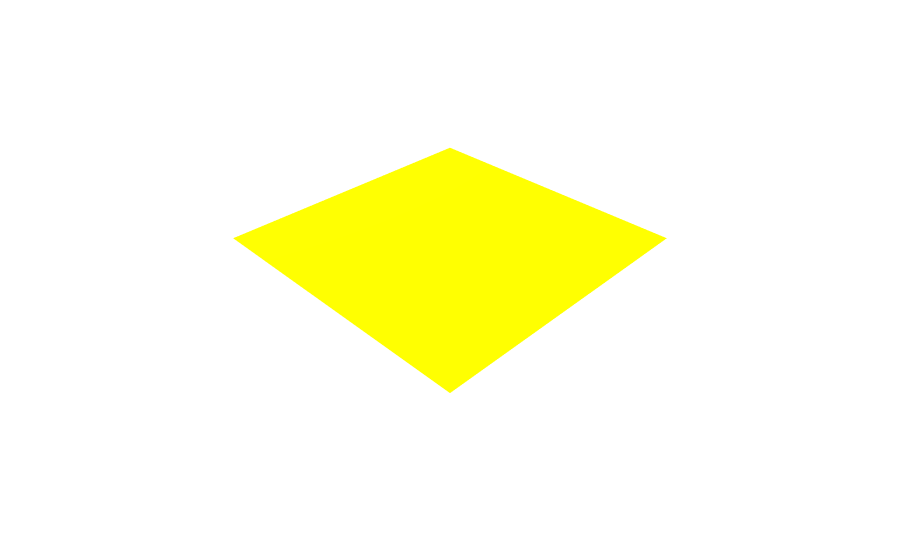

Notebook cell for this chart:
### Code cell
import numpy as np
import plotly.graph_objects as go

# Create a 3x3x3 cube
cube = np.ones((3, 3, 3), dtype=bool)

# Define colors for each face
colors = {
    "front": "white",
    "back": "yellow",
    "left": "red",
    "right": "orange",
    "bottom": "blue",
    "top": "green"
}

# Create a plotly figure
fig = go.Figure()

# Function to add a colored face to the cube
def add_face(x, y, z, color):
    fig.add_trace(go.Mesh3d(
        x=x, y=y, z=z,
        color=color,
        opacity=1,
        flatshading=True
    ))

# Front face
for i in range(3):
    for j in range(3):
        add_face([i, i+1, i+1, i], [j, j, j+1, j+1], [0, 0, 0, 0], colors["front"])

# Back face
for i in range(3):
    for j in range(3):
        add_face([i, i+1, i+1, i], [j, j, j+1, j+1], [2, 2, 2, 2], colors["back"])

# Left face
for i in range(3):
    for j in range(3):
        add_face([0, 0, 0, 0], [i, i+1, i+1, i], [j, j, j+1, j+1], colors["left"])

# Right face
for i in range(3):
    for j in range(3):
        add_face([2, 2, 2, 2], [i, i+1, i+1, i], [j, j, j+1, j+1], colors["right"])

# Bottom face
for i in range(3):
    for j in range(3):
        add_face([i, i+1, i+1, i], [0, 0, 0, 0], [j, j, j+1, j+1], colors["bottom"])

# Top face
for i in range(3):
    for j in range(3):
        add_face([i, i+1, i+1, i], [2, 2, 2, 2], [j, j, j+1, j+1], colors["top"])

# Update the layout of the figure
fig.update_layout(
    scene=dict(
        xaxis=dict(visible=False),
        yaxis=dict(visible=False),
        zaxis=dict(visible=False)
    ),
    margin=dict(r=0, l=0, b=0, t=0)
)

# Show the plot
fig.show()

### Figure 1 — Plotly figure (JSON) as saved in the notebook; plotly's stock layout.template omitted (floating-point values rounded to 4 significant figures)
{"data": [{"color": "white", "flatshading": true, "opacity": 1, "type": "mesh3d", "x": [0, 1, 1, 0], "y": [0, 0, 1, 1], "z": [0, 0, 0, 0]}, {"color": "white", "flatshading": true, "opacity": 1, "type": "mesh3d", "x": [0, 1, 1, 0], "y": [1, 1, 2, 2], "z": [0, 0, 0, 0]}, {"color": "white", "flatshading": true, "opacity": 1, "type": "mesh3d", "x": [0, 1, 1, 0], "y": [2, 2, 3, 3], "z": [0, 0, 0, 0]}, {"color": "white", "flatshading": true, "opacity": 1, "type": "mesh3d", "x": [1, 2, 2, 1], "y": [0, 0, 1, 1], "z": [0, 0, 0, 0]}, {"color": "white", "flatshading": true, "opacity": 1, "type": "mesh3d", "x": [1, 2, 2, 1], "y": [1, 1, 2, 2], "z": [0, 0, 0, 0]}, {"color": "white", "flatshading": true, "opacity": 1, "type": "mesh3d", "x": [1, 2, 2, 1], "y": [2, 2, 3, 3], "z": [0, 0, 0, 0]}, {"color": "white", "flatshading": true, "opacity": 1, "type": "mesh3d", "x": [2, 3, 3, 2], "y": [0, 0, 1, 1], "z": [0, 0, 0, 0]}, {"color": "white", "flatshading": true, "opacity": 1, "type": "mesh3d", "x": [2, 3, 3, 2], "y": [1, 1, 2, 2], "z": [0, 0, 0, 0]}, {"color": "white", "flatshading": true, "opacity": 1, "type": "mesh3d", "x": [2, 3, 3, 2], "y": [2, 2, 3, 3], "z": [0, 0, 0, 0]}, {"color": "yellow", "flatshading": true, "opacity": 1, "type": "mesh3d", "x": [0, 1, 1, 0], "y": [0, 0, 1, 1], "z": [2, 2, 2, 2]}, {"color": "yellow", "flatshading": true, "opacity": 1, "type": "mesh3d", "x": [0, 1, 1, 0], "y": [1, 1, 2, 2], "z": [2, 2, 2, 2]}, {"color": "yellow", "flatshading": true, "opacity": 1, "type": "mesh3d", "x": [0, 1, 1, 0], "y": [2, 2, 3, 3], "z": [2, 2, 2, 2]}, {"color": "yellow", "flatshading": true, "opacity": 1, "type": "mesh3d", "x": [1, 2, 2, 1], "y": [0, 0, 1, 1], "z": [2, 2, 2, 2]}, {"color": "yellow", "flatshading": true, "opacity": 1, "type": "mesh3d", "x": [1, 2, 2, 1], "y": [1, 1, 2, 2], "z": [2, 2, 2, 2]}, {"color": "yellow", "flatshading": true, "opacity": 1, "type": "mesh3d", "x": [1, 2, 2, 1], "y": [2, 2, 3, 3], "z": [2, 2, 2, 2]}, {"color": "yellow", "flatshading": true, "opacity": 1, "type": "mesh3d", "x": [2, 3, 3, 2], "y": [0, 0, 1, 1], "z": [2, 2, 2, 2]}, {"color": "yellow", "flatshading": true, "opacity": 1, "type": "mesh3d", "x": [2, 3, 3, 2], "y": [1, 1, 2, 2], "z": [2, 2, 2, 2]}, {"color": "yellow", "flatshading": true, "opacity": 1, "type": "mesh3d", "x": [2, 3, 3, 2], "y": [2, 2, 3, 3], "z": [2, 2, 2, 2]}, {"color": "red", "flatshading": true, "opacity": 1, "type": "mesh3d", "x": [0, 0, 0, 0], "y": [0, 1, 1, 0], "z": [0, 0, 1, 1]}, {"color": "red", "flatshading": true, "opacity": 1, "type": "mesh3d", "x": [0, 0, 0, 0], "y": [0, 1, 1, 0], "z": [1, 1, 2, 2]}, {"color": "red", "flatshading": true, "opacity": 1, "type": "mesh3d", "x": [0, 0, 0, 0], "y": [0, 1, 1, 0], "z": [2, 2, 3, 3]}, {"color": "red", "flatshading": true, "opacity": 1, "type": "mesh3d", "x": [0, 0, 0, 0], "y": [1, 2, 2, 1], "z": [0, 0, 1, 1]}, {"color": "red", "flatshading": true, "opacity": 1, "type": "mesh3d", "x": [0, 0, 0, 0], "y": [1, 2, 2, 1], "z": [1, 1, 2, 2]}, {"color": "red", "flatshading": true, "opacity": 1, "type": "mesh3d", "x": [0, 0, 0, 0], "y": [1, 2, 2, 1], "z": [2, 2, 3, 3]}, {"color": "red", "flatshading": true, "opacity": 1, "type": "mesh3d", "x": [0, 0, 0, 0], "y": [2, 3, 3, 2], "z": [0, 0, 1, 1]}, {"color": "red", "flatshading": true, "opacity": 1, "type": "mesh3d", "x": [0, 0, 0, 0], "y": [2, 3, 3, 2], "z": [1, 1, 2, 2]}, {"color": "red", "flatshading": true, "opacity": 1, "type": "mesh3d", "x": [0, 0, 0, 0], "y": [2, 3, 3, 2], "z": [2, 2, 3, 3]}, {"color": "orange", "flatshading": true, "opacity": 1, "type": "mesh3d", "x": [2, 2, 2, 2], "y": [0, 1, 1, 0], "z": [0, 0, 1, 1]}, {"color": "orange", "flatshading": true, "opacity": 1, "type": "mesh3d", "x": [2, 2, 2, 2], "y": [0, 1, 1, 0], "z": [1, 1, 2, 2]}, {"color": "orange", "flatshading": true, "opacity": 1, "type": "mesh3d", "x": [2, 2, 2, 2], "y": [0, 1, 1, 0], "z": [2, 2, 3, 3]}, {"color": "orange", "flatshading": true, "opacity": 1, "type": "mesh3d", "x": [2, 2, 2, 2], "y": [1, 2, 2, 1], "z": [0, 0, 1, 1]}, {"color": "orange", "flatshading": true, "opacity": 1, "type": "mesh3d", "x": [2, 2, 2, 2], "y": [1, 2, 2, 1], "z": [1, 1, 2, 2]}, {"color": "orange", "flatshading": true, "opacity": 1, "type": "mesh3d", "x": [2, 2, 2, 2], "y": [1, 2, 2, 1], "z": [2, 2, 3, 3]}, {"color": "orange", "flatshading": true, "opacity": 1, "type": "mesh3d", "x": [2, 2, 2, 2], "y": [2, 3, 3, 2], "z": [0, 0, 1, 1]}, {"color": "orange", "flatshading": true, "opacity": 1, "type": "mesh3d", "x": [2, 2, 2, 2], "y": [2, 3, 3, 2], "z": [1, 1, 2, 2]}, {"color": "orange", "flatshading": true, "opacity": 1, "type": "mesh3d", "x": [2, 2, 2, 2], "y": [2, 3, 3, 2], "z": [2, 2, 3, 3]}, {"color": "blue", "flatshading": true, "opacity": 1, "type": "mesh3d", "x": [0, 1, 1, 0], "y": [0, 0, 0, 0], "z": [0, 0, 1, 1]}, {"color": "blue", "flatshading": true, "opacity": 1, "type": "mesh3d", "x": [0, 1, 1, 0], "y": [0, 0, 0, 0], "z": [1, 1, 2, 2]}, {"color": "blue", "flatshading": true, "opacity": 1, "type": "mesh3d", "x": [0, 1, 1, 0], "y": [0, 0, 0, 0], "z": [2, 2, 3, 3]}, {"color": "blue", "flatshading": true, "opacity": 1, "type": "mesh3d", "x": [1, 2, 2, 1], "y": [0, 0, 0, 0], "z": [0, 0, 1, 1]}, {"color": "blue", "flatshading": true, "opacity": 1, "type": "mesh3d", "x": [1, 2, 2, 1], "y": [0, 0, 0, 0], "z": [1, 1, 2, 2]}, {"color": "blue", "flatshading": true, "opacity": 1, "type": "mesh3d", "x": [1, 2, 2, 1], "y": [0, 0, 0, 0], "z": [2, 2, 3, 3]}, {"color": "blue", "flatshading": true, "opacity": 1, "type": "mesh3d", "x": [2, 3, 3, 2], "y": [0, 0, 0, 0], "z": [0, 0, 1, 1]}, {"color": "blue", "flatshading": true, "opacity": 1, "type": "mesh3d", "x": [2, 3, 3, 2], "y": [0, 0, 0, 0], "z": [1, 1, 2, 2]}, {"color": "blue", "flatshading": true, "opacity": 1, "type": "mesh3d", "x": [2, 3, 3, 2], "y": [0, 0, 0, 0], "z": [2, 2, 3, 3]}, {"color": "green", "flatshading": true, "opacity": 1, "type": "mesh3d", "x": [0, 1, 1, 0], "y": [2, 2, 2, 2], "z": [0, 0, 1, 1]}, {"color": "green", "flatshading": true, "opacity": 1, "type": "mesh3d", "x": [0, 1, 1, 0], "y": [2, 2, 2, 2], "z": [1, 1, 2, 2]}, {"color": "green", "flatshading": true, "opacity": 1, "type": "mesh3d", "x": [0, 1, 1, 0], "y": [2, 2, 2, 2], "z": [2, 2, 3, 3]}, {"color": "green", "flatshading": true, "opacity": 1, "type": "mesh3d", "x": [1, 2, 2, 1], "y": [2, 2, 2, 2], "z": [0, 0, 1, 1]}, {"color": "green", "flatshading": true, "opacity": 1, "type": "mesh3d", "x": [1, 2, 2, 1], "y": [2, 2, 2, 2], "z": [1, 1, 2, 2]}, {"color": "green", "flatshading": true, "opacity": 1, "type": "mesh3d", "x": [1, 2, 2, 1], "y": [2, 2, 2, 2], "z": [2, 2, 3, 3]}, {"color": "green", "flatshading": true, "opacity": 1, "type": "mesh3d", "x": [2, 3, 3, 2], "y": [2, 2, 2, 2], "z": [0, 0, 1, 1]}, {"color": "green", "flatshading": true, "opacity": 1, "type": "mesh3d", "x": [2, 3, 3, 2], "y": [2, 2, 2, 2], "z": [1, 1, 2, 2]}, {"color": "green", "flatshading": true, "opacity": 1, "type": "mesh3d", "x": [2, 3, 3, 2], "y": [2, 2, 2, 2], "z": [2, 2, 3, 3]}], "layout": {"margin": {"b": 0, "l": 0, "r": 0, "t": 0}, "scene": {"xaxis": {"visible": false}, "yaxis": {"visible": false}, "zaxis": {"visible": false}}}}
